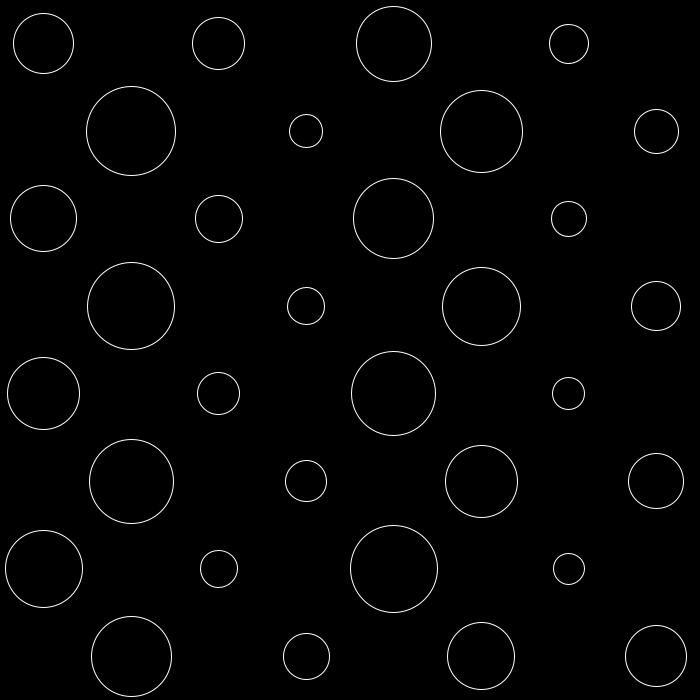
Frame 1 (no input)
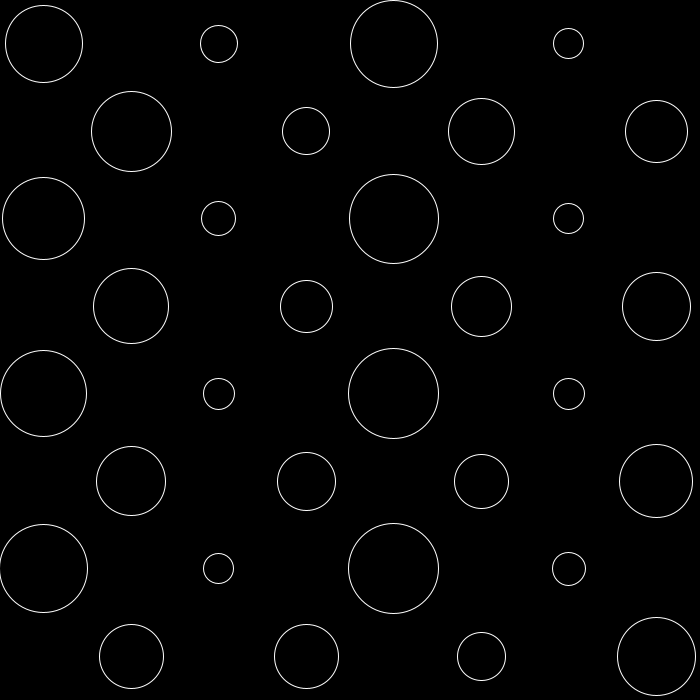
Frame 60 (the mouse pressed at the canvas centre just before this capture)
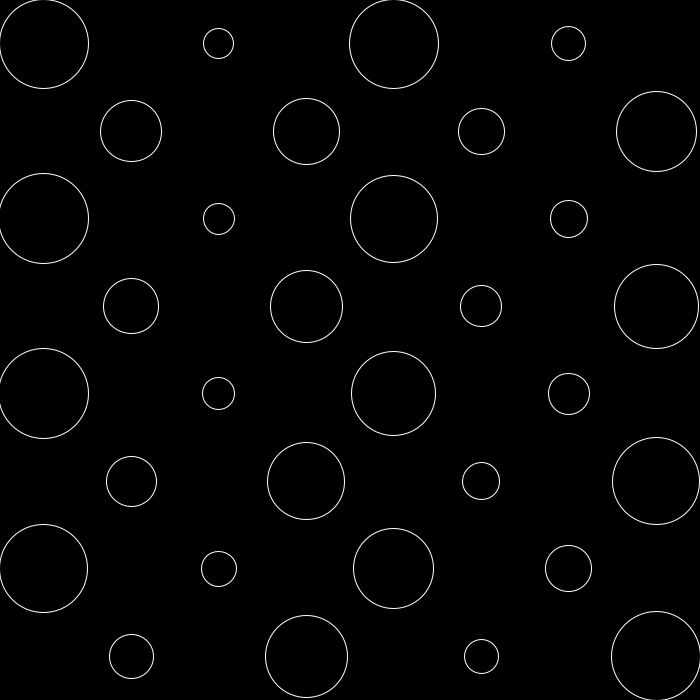
Frame 120 (the mouse held since frame 60 and released just before this capture)

The Processing sketch that drew these frames (run headless with seeded random() and noise(); from frame 60 on, the mouse is pressed at the canvas centre):

// Processing sketch: circulo_de_peque_o_a_grande
// ── circulo_de_peque_o_a_grande.pde
float a = 0;



void setup() {

  size(700, 700);
}

void draw () {

  background(0);

  float n = 8;
  float m = 8;
  float s = height / n ;
  float d = width / m;

  ellipseMode(CENTER);
  stroke(255);
  fill(0);
  for (int y=0; y<n; y++) {
    for (int x=0; x<m; x++) {
      if ((y+x) % 2 == 0) {

        float x1 = y*s;
        float y1 = x*d;
        float sine = sin (a+(y*0.9)); 
        sine = map (sine, 0, 1, 2, 3);
        ellipse(x1+(s/2), y1+(d/2), sine*30, sine*30);
      }
      a += 0.1;
    }
  }
}
